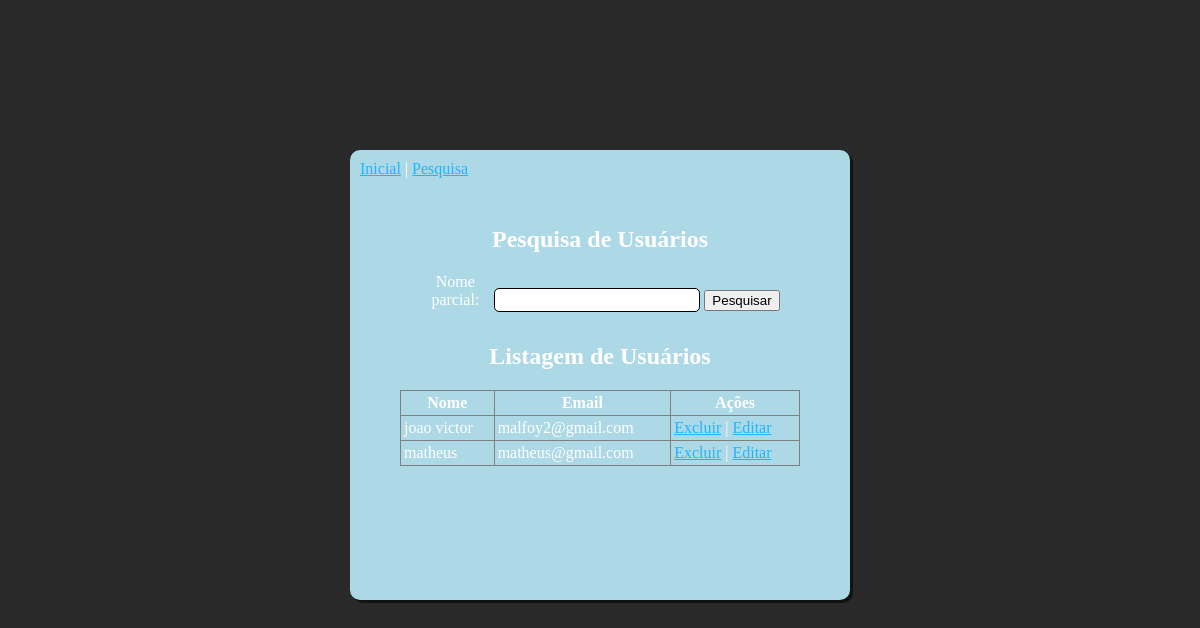
The app's page /benkyo_project/pesquisa.php, older data.
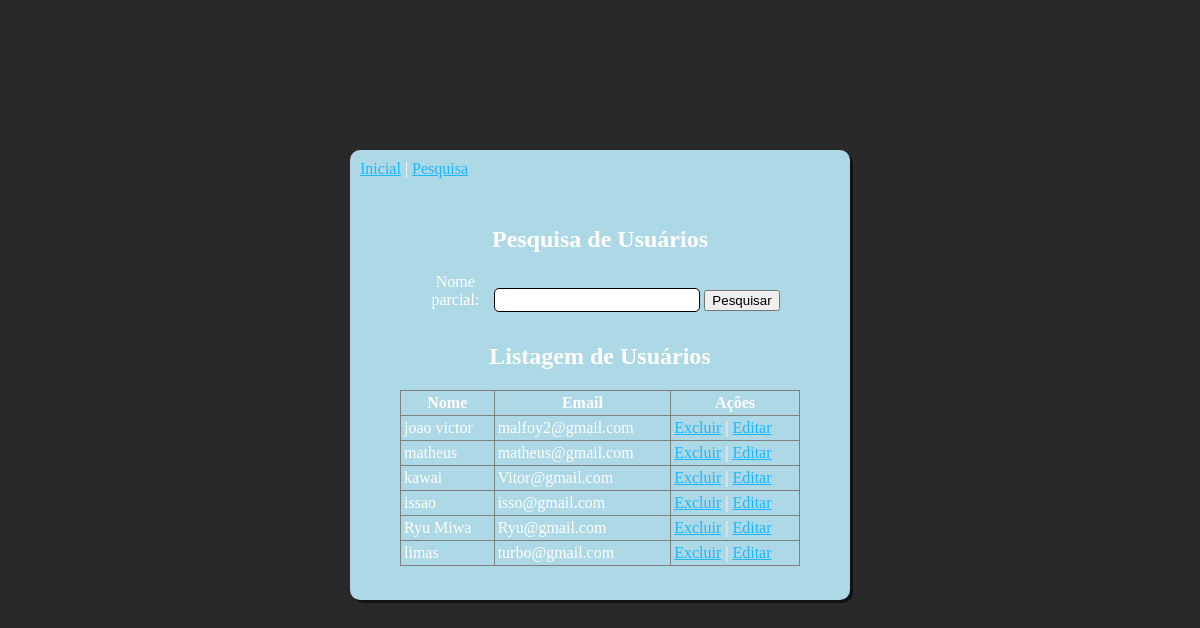
The same page, newer data.
### tables this page shows
CREATE TABLE `usuario` (
  `id` int(11) NOT NULL,
  `nome` varchar(100) NOT NULL,
  `email` varchar(100) NOT NULL,
  `senha` varchar(255) NOT NULL
);

### benkyo_project/pesquisa.php (the view, shortened to what this page needs)
<!DOCTYPE html>
<html lang='pt-br'>
	<head>
		<link rel="stylesheet" href="pesquisa.css">
	</head>
	<body>
		<div class="box-center">
			<div class="box">
			<div id="link">
			<a href='index.php'>Inicial</a>
			|
			<a href='pesquisa.php'>Pesquisa</a>
			</div>
			<br>
		<h2 align="center">Pesquisa de Usuários</h2>
		<div class="pesquisa">
			<form method="post" action="pesquisa.php">
				<label align="center">Nome parcial:</label>
				<input type="text" name="nome" />
				<button type="submit">Pesquisar</button>
			</form>
		</div>
		<h2 align="center">Listagem de Usuários</h2>
		<table border>
			<tr>
				<th>Nome</th>
				<th>Email</th>
				<th>Ações</th>
			</tr>
		<?php
			$nome = '';
			$datasource = 'mysql:host=localhost;dbname=benkyo_project';
			$user = 'root';
			$pass = 'vertrigo';
			$db = new PDO($datasource, $user, $pass);
			$query = "SELECT * FROM usuario WHERE nome LIKE '%$nome%'";
			$stm = $db -> prepare($query);
			if ($stm -> execute()) {
				$result = $stm->fetchAll(PDO::FETCH_ASSOC);
				foreach($result as $row) {
					$id = $row['id'];
					$nome = $row['nome'];
					$email = $row['email'];
					print "<tr>
					<td>$nome</td>
					<td>$email</td>
					<td><a href='delete.php?id=$id'>Excluir</a> |
					<a href='edita.php?id=$id'>Editar</a></td>
					</tr>";
				}
			} else {
				print '<p>Erro ao listar usuários!</p>';
			}
		?>
		</table>
		</div>
		</div>
	</body>
</html>

### benkyo_project/pesquisa.css (style rules this page uses)
.box-center { height: 500px; width: 500px; position: absolute; left: 50%; top: 50%; transform: translate(-50%, -50%) ; }
.box { width: 500px; min-height: 450px; background-color: lightblue; border-radius: 10px; box-shadow: 3px 3px rgba(0, 0, 0, 0.562); }
label { width: 70px; padding-bottom:15px ; display: inline-block; }
input { border-radius: 5px; border:solid black 1px ; width: 200px; height:20px; }
body { background-color: #292929;; color: white; }
table { border-collapse: collapse ; transform: translate(-50%,0%); left: 50%; position: absolute; width: 400px; }
th, td { padding: 3px; }
a { color: rgb(28, 183, 255); }
#link { height: fit-content; width: fit-content; padding: 10px; }
.pesquisa { height: 50px; width: fit-content; margin-left: auto; margin-right: auto; }

Row changes from the older to the newer data that the page shows:
added usuario: nome "kawai", email "Vitor@gmail.com"
added usuario: nome "issao", email "isso@gmail.com"
added usuario: nome "Ryu Miwa", email "Ryu@gmail.com"
added usuario: nome "limas", email "turbo@gmail.com"
